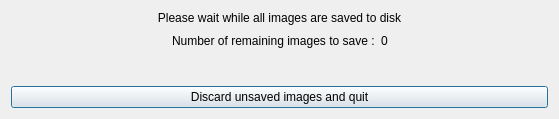
<?xml version="1.0" encoding="UTF-8"?>
<!-- SPDX-FileCopyrightText: 2019-2026 The ALS Authors -->
<!-- SPDX-License-Identifier: GPL-3.0-or-later -->

<ui version="4.0">
 <class>SaveWaitDialog</class>
 <widget class="QDialog" name="SaveWaitDialog">
  <property name="windowModality">
   <enum>Qt::ApplicationModal</enum>
  </property>
  <property name="geometry">
   <rect>
    <x>0</x>
    <y>0</y>
    <width>559</width>
    <height>119</height>
   </rect>
  </property>
  <property name="windowTitle">
   <string>Saving remaining images</string>
  </property>
  <property name="modal">
   <bool>true</bool>
  </property>
  <layout class="QVBoxLayout" name="verticalLayout">
   <item>
    <widget class="QLabel" name="label">
     <property name="text">
      <string>Please wait while all images are saved to disk</string>
     </property>
     <property name="alignment">
      <set>Qt::AlignCenter</set>
     </property>
    </widget>
   </item>
   <item>
    <layout class="QHBoxLayout" name="horizontalLayout">
     <item>
      <spacer name="horizontalSpacer">
       <property name="orientation">
        <enum>Qt::Horizontal</enum>
       </property>
       <property name="sizeHint" stdset="0">
        <size>
         <width>40</width>
         <height>20</height>
        </size>
       </property>
      </spacer>
     </item>
     <item>
      <widget class="QLabel" name="label_2">
       <property name="text">
        <string>Number of remaining images to save :</string>
       </property>
      </widget>
     </item>
     <item>
      <widget class="QLabel" name="lbl_remaining_saves">
       <property name="text">
        <string notr="true">0</string>
       </property>
      </widget>
     </item>
     <item>
      <spacer name="horizontalSpacer_2">
       <property name="orientation">
        <enum>Qt::Horizontal</enum>
       </property>
       <property name="sizeHint" stdset="0">
        <size>
         <width>40</width>
         <height>20</height>
        </size>
       </property>
      </spacer>
     </item>
    </layout>
   </item>
   <item>
    <spacer name="verticalSpacer">
     <property name="orientation">
      <enum>Qt::Vertical</enum>
     </property>
     <property name="sizeHint" stdset="0">
      <size>
       <width>20</width>
       <height>40</height>
      </size>
     </property>
    </spacer>
   </item>
   <item>
    <widget class="QPushButton" name="btn_quit">
     <property name="text">
      <string>Discard unsaved images and quit</string>
     </property>
    </widget>
   </item>
  </layout>
 </widget>
 <resources/>
 <connections/>
</ui>
